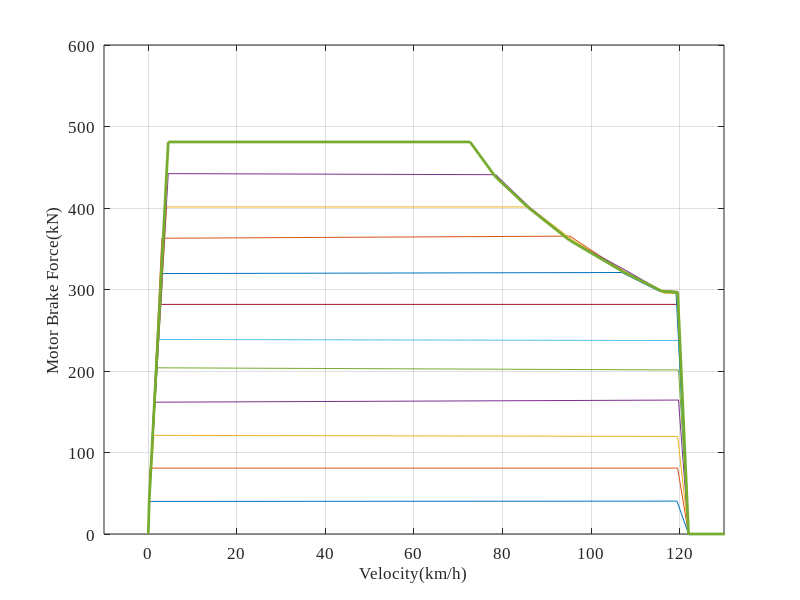

Write the MATLAB code that produced this figure.
clc;
clear all
%% Locomotive Braking.
load('BrakeCharacteristic1');load('BrakeCharacteristic2');load('BrakeCharacteristic3');
load('BrakeCharacteristic4');load('BrakeCharacteristic5');load('BrakeCharacteristic6');
load('BrakeCharacteristic7');load('BrakeCharacteristic8');load('BrakeCharacteristic9');
load('BrakeCharacteristic10');load('BrakeCharacteristic11');load('BrakeCharacteristic12');

BCL_force = cell(1,12);

BCL_force{12} = [BrakeCharacteristic12(:,1) BrakeCharacteristic12(:,2)];
BCL_force{12} = [BCL_force{12};1000 0];
BCL_force{12}(11,1) = 122;
BCL_force{12}(11,2) = 0;
BCL_force{12}(2,1) = 0.2;
BCL_force{12}(2,2) = 40;

BCL_force{11} = [BrakeCharacteristic11(:,1) BrakeCharacteristic11(:,2)];
BCL_force{11} = [BCL_force{11};130 0;1000 0];
BCL_force{11}(10,1) = 122;
BCL_force{11}(10,2) = 0;
BCL_force{11}(2,1) = 0.2;
BCL_force{11}(2,2) = 40;

BCL_force{10} = [BrakeCharacteristic10(:,1) BrakeCharacteristic10(:,2)];
BCL_force{10} = [BCL_force{10};130 0;140 0;1000 0];
BCL_force{10}(9,1) = 122;
BCL_force{10}(9,2) = 0;
BCL_force{10}(2,1) = 0.2;
BCL_force{10}(2,2) = 40;

BCL_force{9} = [BrakeCharacteristic9(:,1) BrakeCharacteristic9(:,2)];
BCL_force{9} = [BCL_force{9};130 0;140 0;150 0;1000 0];
BCL_force{9}(8,1) = 122;
BCL_force{9}(8,2) = 0;
BCL_force{9}(2,1) = 0.2;
BCL_force{9}(2,2) = 40;

BCL_force{8} = [BrakeCharacteristic8(:,1) BrakeCharacteristic8(:,2)];
BCL_force{8} = [BCL_force{8};130 0;140 0;150 0;160 0;1000 0];
BCL_force{8}(7,1) = 122;
BCL_force{8}(7,2) = 0;
BCL_force{8}(2,1) = 0.2;
BCL_force{8}(2,2) = 40;

BCL_force{7} = [BrakeCharacteristic7(:,1) BrakeCharacteristic7(:,2)];
BCL_force{7} = [BCL_force{7};130 0;140 0;150 0;160 0;170 0;180 0;1000 0];
BCL_force{7}(5,1) = 122;
BCL_force{7}(5,2) = 0;
BCL_force{7}(2,1) = 0.2;
BCL_force{7}(2,2) = 40;

BCL_force{6} = [BrakeCharacteristic6(:,1) BrakeCharacteristic6(:,2)];
BCL_force{6} = [BCL_force{6};130 0;140 0;150 0;160 0;170 0;180 0;1000 0];
BCL_force{6}(5,1) = 122;
BCL_force{6}(5,2) = 0;
BCL_force{6}(2,1) = 0.2;
BCL_force{6}(2,2) = 40;

BCL_force{5} = [BrakeCharacteristic5(:,1) BrakeCharacteristic5(:,2)];
BCL_force{5} = [BCL_force{5};130 0;140 0;150 0;160 0;170 0;180 0;1000 0];
BCL_force{5}(5,1) = 122;
BCL_force{5}(5,2) = 0;
BCL_force{5}(2,1) = 0.2;
BCL_force{5}(2,2) = 40;

BCL_force{4} = [BrakeCharacteristic4(:,1) BrakeCharacteristic4(:,2)];
BCL_force{4} = [BCL_force{4};130 0;140 0;150 0;160 0;170 0;180 0;1000 0];
BCL_force{4}(5,1) = 122;
BCL_force{4}(5,2) = 0;
BCL_force{4}(2,1) = 0.2;
BCL_force{4}(2,2) = 40;

BCL_force{3} = [BrakeCharacteristic3(:,1) BrakeCharacteristic3(:,2)];
BCL_force{3} = [BCL_force{3};130 0;140 0;150 0;160 0;170 0;180 0;1000 0];
BCL_force{3}(5,1) = 122;
BCL_force{3}(5,2) = 0;
BCL_force{3}(2,1) = 0.2;
BCL_force{3}(2,2) = 40;

BCL_force{2} = [BrakeCharacteristic2(:,1) BrakeCharacteristic2(:,2)];
BCL_force{2} = [BCL_force{2};130 0;140 0;150 0;160 0;170 0;180 0;1000 0];
BCL_force{2}(5,1) = 122;
BCL_force{2}(5,2) = 0;
BCL_force{2}(2,1) = 0.2;
BCL_force{2}(2,2) = 40;

BCL_force{1} = [BrakeCharacteristic1(:,1) BrakeCharacteristic1(:,2)];
BCL_force{1} = [BCL_force{1};130 0;140 0;150 0;160 0;170 0;180 0;190 0;1000 0];
BCL_force{1}(4,1) = 122;
BCL_force{1}(4,2) = 0;
BCL_force{1}(2,1) = 0.2;
BCL_force{1}(2,2) = 40;


for i = 1:12
   BCL_force{i}(1,1) = 0;
   BCL_force{i}(1,2) = 0;
   BCL_force{i}(:,2) = -BCL_force{i}(:,2);
   BCL_force{i} = BCL_force{i}';
end




%%
figure(1)
plot(BCL_force{1}(1,:),-BCL_force{1}(2,:),BCL_force{2}(1,:),-BCL_force{2}(2,:),BCL_force{3}(1,:),-BCL_force{3}(2,:),...
    BCL_force{4}(1,:),-BCL_force{4}(2,:),BCL_force{5}(1,:),-BCL_force{5}(2,:),BCL_force{6}(1,:),-BCL_force{6}(2,:),...
    BCL_force{7}(1,:),-BCL_force{7}(2,:),BCL_force{8}(1,:),-BCL_force{8}(2,:),BCL_force{9}(1,:),-BCL_force{9}(2,:),...
    BCL_force{10}(1,:),-BCL_force{10}(2,:),BCL_force{11}(1,:),-BCL_force{11}(2,:),BCL_force{12}(1,:),-BCL_force{12}(2,:),'linewidth',2);
set(gca,'FontSize',12,'Fontname','Times New Roman');
xlabel('Velocity(km/h)','FontSize',12,'Fontname','Times New Roman')
ylabel('Motor Brake Force(kN)','FontSize',12,'Fontname','Times New Roman')
%legend('LG1 and WG1','WG50 and LG2')
axis([-10 130 0 600]);
grid on
% save('BCL_force','BCL_force');

%% 1-------velocity
%% 2-------force
%% 3-------gradient

MatrixTBCL_force = zeros(25,12,3); 
for i = 1:12
    MatrixTBCL_force(i,:,1) = BCL_force{12-i+1}(1,:); 
    MatrixTBCL_force(i,:,2) = BCL_force{12-i+1}(2,:); 
end
MatrixTBCL_force(1:12,1:end-1,3) = (MatrixTBCL_force(1:12,2:end,2)-MatrixTBCL_force(1:12,1:end-1,2))./...
    (MatrixTBCL_force(1:12,2:end,1)-MatrixTBCL_force(1:12,1:end-1,1));

%% Locomotive Traction.
% load('TractionCharacteristic1');load('TractionCharacteristic2');load('TractionCharacteristic3');
% load('TractionCharacteristic4');load('TractionCharacteristic5');load('TractionCharacteristic6');
% load('TractionCharacteristic7');load('TractionCharacteristic8');load('TractionCharacteristic9');
% load('TractionCharacteristic0');load('TractionCharacteristic11');load('TractionCharacteristic12');
% 
% TCL_force = cell(1,12);
% 
% TCL_force{12} = TractionCharacteristics12;
% TCL_force{12}(1,1) = 0;
% TCL_force{12}(1,2) = 380;
% TCL_force{12} = [TCL_force{12};110 0;1000 0];
% 
% TCL_force{11} = TractionCharacteristics11;
% TCL_force{11}(1,1) = 0;
% TCL_force{11}(1,2) = TCL_force{12}(1,2);
% TCL_force{11}(2,1) = TCL_force{12}(2,1);
% TCL_force{11}(2,2) = TCL_force{12}(2,2);
% TCL_force{11} = [TCL_force{11};110 0;1000 0];
% 
% TCL_force{10} = TractionCharacteristics10;
% TCL_force{10}(1,1) = 0;
% TCL_force{10}(1,2) = TCL_force{12}(1,2);
% TCL_force{10}(2,1) = TCL_force{12}(2,1);
% TCL_force{10}(2,2) = TCL_force{12}(2,2);
% TCL_force{10} = [TCL_force{10};110 0;120 0;1000 0];
% 
% TCL_force{9} = TractionCharacteristics9;
% TCL_force{9}(1,1) = 0;
% TCL_force{9}(1,2) = TCL_force{12}(1,2);
% TCL_force{9}(2,1) = TCL_force{12}(2,1);
% TCL_force{9}(2,2) = TCL_force{12}(2,2);
% TCL_force{9} = [TCL_force{9};110 0;1000 0];
% 
% TCL_force{8} = TractionCharacteristics8;
% TCL_force{8}(1,1) = 0;
% TCL_force{8}(1,2) = TCL_force{12}(1,2);
% TCL_force{8}(2,1) = TCL_force{12}(2,1);
% TCL_force{8}(2,2) = TCL_force{12}(2,2);
% TCL_force{8} = [TCL_force{8};110 0;1000 0];
% 
% TCL_force{7} = TractionCharacteristics7;
% TCL_force{7}(1,1) = 0;
% TCL_force{7}(1,2) = TCL_force{12}(1,2);
% TCL_force{7}(2,1) = TCL_force{12}(2,1);
% TCL_force{7}(2,2) = TCL_force{12}(2,2);
% TCL_force{7} = [TCL_force{7};110 0;120 0;1000 0];
% 
% TCL_force{6} = TractionCharacteristics6;
% TCL_force{6}(1,1) = 0;
% TCL_force{6}(1,2) = TCL_force{12}(1,2);
% TCL_force{6}(2,1) = TCL_force{12}(2,1);
% TCL_force{6}(2,2) = TCL_force{12}(2,2);
% TCL_force{6} = [TCL_force{6};110 0;120 0;130 0;140 0;1000 0];
% 
% TCL_force{5} = TractionCharacteristics5;
% TCL_force{5}(1,1) = 0;
% TCL_force{5} = [TCL_force{5};110 0;120 0;1000 0];
% 
% TCL_force{4} = TractionCharacteristics4;
% TCL_force{4}(1,1) = 0;
% TCL_force{4} = [TCL_force{4};110 0;120 0;1000 0];
% 
% TCL_force{3} = TractionCharacteristics3;
% TCL_force{3}(1,1) = 0;
% TCL_force{3} = [TCL_force{3};110 0;120 0;130 0;140 0;150 0;160 0;1000 0];
% 
% TCL_force{2} = TractionCharacteristics2;
% TCL_force{2}(1,1) = 0;
% TCL_force{2}(end-1,2) = 5;
% TCL_force{2} = [TCL_force{2};110 0;120 0;130 0;140 0;1000 0];
% 
% TCL_force{1} = TractionCharacteristics1;
% TCL_force{1}(1,1) = 0;
% TCL_force{1} = [TCL_force{1};110 0;120 0;130 0;140 0;150 0;1000 0];
% 
% for i = 1:12
%    TCL_force{i} = TCL_force{i}';
% end
% 
% %%
% figure(2)
% plot(TCL_force{1}(1,:),TCL_force{1}(2,:),TCL_force{2}(1,:),TCL_force{2}(2,:),TCL_force{3}(1,:),TCL_force{3}(2,:),...
%     TCL_force{4}(1,:),TCL_force{4}(2,:),TCL_force{5}(1,:),TCL_force{5}(2,:),TCL_force{6}(1,:),TCL_force{6}(2,:),...
%     TCL_force{7}(1,:),TCL_force{7}(2,:),TCL_force{8}(1,:),TCL_force{8}(2,:),TCL_force{9}(1,:),TCL_force{9}(2,:),...
%     TCL_force{10}(1,:),TCL_force{10}(2,:),TCL_force{11}(1,:),TCL_force{11}(2,:),TCL_force{12}(1,:),TCL_force{12}(2,:),'linewidth',2);
% set(gca,'FontSize',12,'Fontname','Times New Roman');
% xlabel('Velocity(km/h)','FontSize',12,'Fontname','Times New Roman')
% ylabel('Motor Traction Force(kN)','FontSize',12,'Fontname','Times New Roman')
% %legend('LG1 and WG1','WG50 and LG2')
% axis([0 1000 0 400]);
% grid on
% % save('TCL_force','TCL_force');

%%
load('TCL_force');
for i = 1:12
   TCL_force{i} = TCL_force{i}';
end
for i = 1:12
    MatrixTBCL_force(i+13,:,1) = TCL_force{i}(1,:); 
    MatrixTBCL_force(i+13,:,2) = TCL_force{i}(2,:); 
end
MatrixTBCL_force(11,:,1) = TCL_force{1}(1,:); 
MatrixTBCL_force(14:25,1:end-1,3) = (MatrixTBCL_force(14:25,2:end,2)-MatrixTBCL_force(14:25,1:end-1,2))./...
    (MatrixTBCL_force(14:25,2:end,1)-MatrixTBCL_force(14:25,1:end-1,1));
save('MatrixTBCL_force','MatrixTBCL_force');









